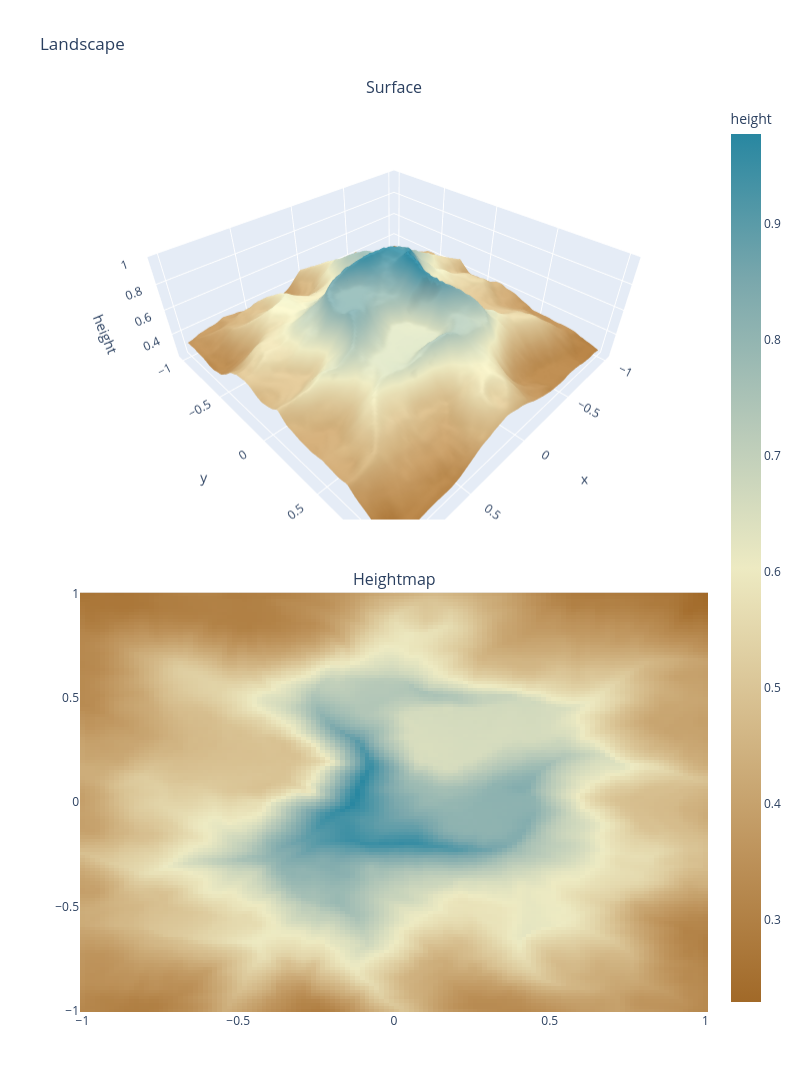
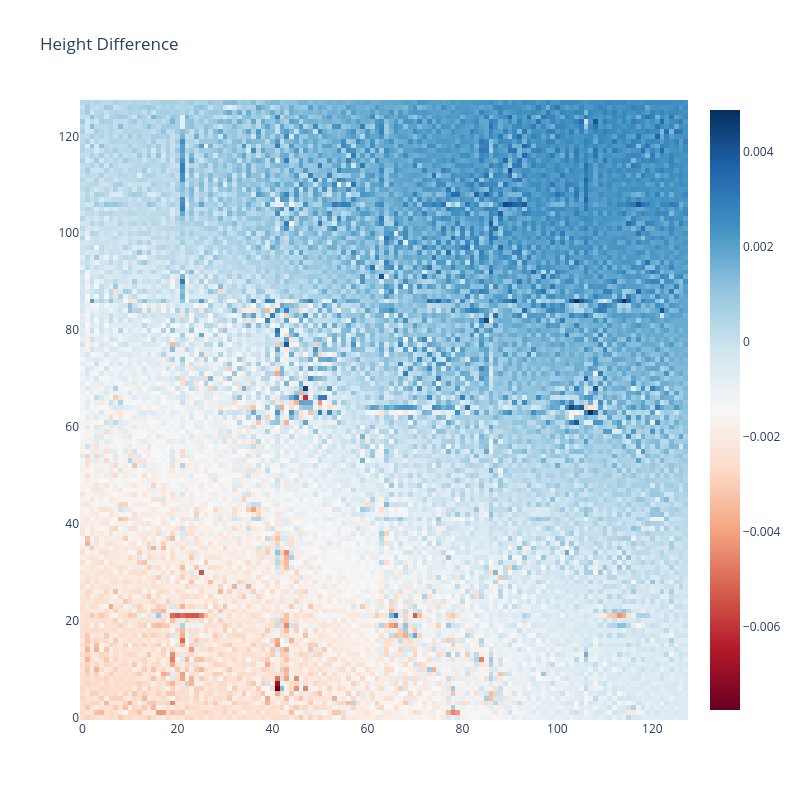

Notebook code cell kept with these figures, in order:
### Code cell
offset = (0, 0)
r = 1
x, y, xx, yy, residual_height = evaluate_on_grid(
    residual_model, offset, x_range=(-r, r), y_range=(-r, r)
)
plot_landscape(x, y, xx, yy, base_height + residual_height)

plot_diff_heatmap(target - residual_height)

### Figure 1 — Plotly figure (JSON) as saved in the notebook; plotly's stock layout.template omitted (floating-point values rounded to 4 significant figures; data arrays with more than 128 entries replaced by an {"elided": "..."} marker saying what was removed)
{"data": [{"colorscale": [[0, "rgb(161, 105, 40)"], [0.1667, "rgb(189, 146, 90)"], [0.3333, "rgb(214, 189, 141)"], [0.5, "rgb(237, 234, 194)"], [0.6667, "rgb(181, 200, 184)"], [0.8333, "rgb(121, 167, 172)"], [1, "rgb(40, 135, 161)"]], "scene": "scene", "showscale": false, "type": "surface", "x": {"elided": "128x128 float values"}, "y": {"elided": "128x128 float values"}, "z": {"elided": "128x128 float values"}}, {"colorbar": {"title": {"text": "height"}}, "colorscale": [[0, "rgb(161, 105, 40)"], [0.1667, "rgb(189, 146, 90)"], [0.3333, "rgb(214, 189, 141)"], [0.5, "rgb(237, 234, 194)"], [0.6667, "rgb(181, 200, 184)"], [0.8333, "rgb(121, 167, 172)"], [1, "rgb(40, 135, 161)"]], "type": "heatmap", "x": [-1.0, -0.9843, -0.9685, -0.9528, -0.937, -0.9213, -0.9055, -0.8898, -0.874, -0.8583, -0.8425, -0.8268, -0.811, -0.7953, -0.7795, -0.7638, -0.748, -0.7323, -0.7165, -0.7008, -0.685, -0.6693, -0.6535, -0.6378, -0.622, -0.6063, -0.5906, -0.5748, -0.5591, -0.5433, -0.5276, -0.5118, -0.4961, -0.4803, -0.4646, -0.4488, -0.4331, -0.4173, -0.4016, -0.3858, -0.3701, -0.3543, -0.3386, -0.3228, -0.3071, -0.2913, -0.2756, -0.2598, -0.2441, -0.2283, -0.2126, -0.1969, -0.1811, -0.1654, -0.1496, -0.1339, -0.1181, -0.1024, -0.08661, -0.07087, -0.05512, -0.03937, -0.02362, -0.007874, 0.007874, 0.02362, 0.03937, 0.05512, 0.07087, 0.08661, 0.1024, 0.1181, 0.1339, 0.1496, 0.1654, 0.1811, 0.1969, 0.2126, 0.2283, 0.2441, 0.2598, 0.2756, 0.2913, 0.3071, 0.3228, 0.3386, 0.3543, 0.3701, 0.3858, 0.4016, 0.4173, 0.4331, 0.4488, 0.4646, 0.4803, 0.4961, 0.5118, 0.5276, 0.5433, 0.5591, 0.5748, 0.5906, 0.6063, 0.622, 0.6378, 0.6535, 0.6693, 0.685, 0.7008, 0.7165, 0.7323, 0.748, 0.7638, 0.7795, 0.7953, 0.811, 0.8268, 0.8425, 0.8583, 0.874, 0.8898, 0.9055, 0.9213, 0.937, 0.9528, 0.9685, 0.9843, 1.0], "xaxis": "x", "y": [-1.0, -0.9843, -0.9685, -0.9528, -0.937, -0.9213, -0.9055, -0.8898, -0.874, -0.8583, -0.8425, -0.8268, -0.811, -0.7953, -0.7795, -0.7638, -0.748, -0.7323, -0.7165, -0.7008, -0.685, -0.6693, -0.6535, -0.6378, -0.622, -0.6063, -0.5906, -0.5748, -0.5591, -0.5433, -0.5276, -0.5118, -0.4961, -0.4803, -0.4646, -0.4488, -0.4331, -0.4173, -0.4016, -0.3858, -0.3701, -0.3543, -0.3386, -0.3228, -0.3071, -0.2913, -0.2756, -0.2598, -0.2441, -0.2283, -0.2126, -0.1969, -0.1811, -0.1654, -0.1496, -0.1339, -0.1181, -0.1024, -0.08661, -0.07087, -0.05512, -0.03937, -0.02362, -0.007874, 0.007874, 0.02362, 0.03937, 0.05512, 0.07087, 0.08661, 0.1024, 0.1181, 0.1339, 0.1496, 0.1654, 0.1811, 0.1969, 0.2126, 0.2283, 0.2441, 0.2598, 0.2756, 0.2913, 0.3071, 0.3228, 0.3386, 0.3543, 0.3701, 0.3858, 0.4016, 0.4173, 0.4331, 0.4488, 0.4646, 0.4803, 0.4961, 0.5118, 0.5276, 0.5433, 0.5591, 0.5748, 0.5906, 0.6063, 0.622, 0.6378, 0.6535, 0.6693, 0.685, 0.7008, 0.7165, 0.7323, 0.748, 0.7638, 0.7795, 0.7953, 0.811, 0.8268, 0.8425, 0.8583, 0.874, 0.8898, 0.9055, 0.9213, 0.937, 0.9528, 0.9685, 0.9843, 1.0], "yaxis": "y", "z": {"elided": "128x128 float values"}}], "layout": {"annotations": [{"font": {"size": 16}, "showarrow": false, "text": "Surface", "x": 0.5, "xanchor": "center", "xref": "paper", "y": 1, "yanchor": "bottom", "yref": "paper"}, {"font": {"size": 16}, "showarrow": false, "text": "Heightmap", "x": 0.5, "xanchor": "center", "xref": "paper", "y": 0.46, "yanchor": "bottom", "yref": "paper"}], "height": 1300, "scene": {"domain": {"x": [0, 1], "y": [0.54, 1]}, "xaxis": {"title": {"text": "x"}}, "yaxis": {"title": {"text": "y"}}, "zaxis": {"title": {"text": "height"}}}, "title": {"text": "Landscape"}, "width": 800, "xaxis": {"anchor": "y", "domain": [0, 1]}, "yaxis": {"anchor": "x", "domain": [0, 0.46]}}}

### Figure 2 — Plotly figure (JSON) as saved in the notebook; plotly's stock layout.template omitted (floating-point values rounded to 4 significant figures; data arrays with more than 128 entries replaced by an {"elided": "..."} marker saying what was removed)
{"data": [{"colorscale": [[0, "rgb(103,0,31)"], [0.1, "rgb(178,24,43)"], [0.2, "rgb(214,96,77)"], [0.3, "rgb(244,165,130)"], [0.4, "rgb(253,219,199)"], [0.5, "rgb(247,247,247)"], [0.6, "rgb(209,229,240)"], [0.7, "rgb(146,197,222)"], [0.8, "rgb(67,147,195)"], [0.9, "rgb(33,102,172)"], [1, "rgb(5,48,97)"]], "type": "heatmap", "z": {"elided": "128x128 float values"}}], "layout": {"height": 800, "title": {"text": "Height Difference"}, "width": 800}}
